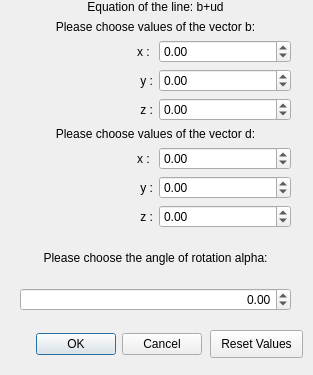
<?xml version="1.0" encoding="UTF-8"?>
<ui version="4.0">
 <class>Dialog</class>
 <widget class="QDialog" name="Dialog">
  <property name="geometry">
   <rect>
    <x>0</x>
    <y>0</y>
    <width>313</width>
    <height>375</height>
   </rect>
  </property>
  <property name="focusPolicy">
   <enum>Qt::NoFocus</enum>
  </property>
  <property name="windowTitle">
   <string>Parameters of the line</string>
  </property>
  <property name="locale">
   <locale language="English" country="UnitedKingdom"/>
  </property>
  <widget class="QWidget" name="gridLayoutWidget">
   <property name="geometry">
    <rect>
     <x>20</x>
     <y>0</y>
     <width>271</width>
     <height>311</height>
    </rect>
   </property>
   <layout class="QGridLayout" name="gridLayout">
    <item row="2" column="0">
     <layout class="QVBoxLayout" name="verticalLayout_3">
      <item>
       <widget class="QLabel" name="label_chooseD">
        <property name="text">
         <string>Please choose values of the vector d:</string>
        </property>
        <property name="alignment">
         <set>Qt::AlignCenter</set>
        </property>
       </widget>
      </item>
      <item>
       <layout class="QGridLayout" name="gridLayout_3">
        <item row="2" column="1">
         <widget class="QDoubleSpinBox" name="doubleSpinBox_z_d">
          <property name="alignment">
           <set>Qt::AlignLeading|Qt::AlignLeft|Qt::AlignVCenter</set>
          </property>
          <property name="minimum">
           <double>-99.989999999999995</double>
          </property>
          <property name="singleStep">
           <double>0.500000000000000</double>
          </property>
         </widget>
        </item>
        <item row="0" column="1">
         <widget class="QDoubleSpinBox" name="doubleSpinBox_x_d">
          <property name="alignment">
           <set>Qt::AlignLeading|Qt::AlignLeft|Qt::AlignVCenter</set>
          </property>
          <property name="minimum">
           <double>-99.989999999999995</double>
          </property>
          <property name="singleStep">
           <double>0.500000000000000</double>
          </property>
         </widget>
        </item>
        <item row="1" column="0">
         <widget class="QLabel" name="label_y_d">
          <property name="text">
           <string>y :</string>
          </property>
          <property name="alignment">
           <set>Qt::AlignRight|Qt::AlignTrailing|Qt::AlignVCenter</set>
          </property>
         </widget>
        </item>
        <item row="0" column="0">
         <widget class="QLabel" name="label_x_d">
          <property name="text">
           <string>x : </string>
          </property>
          <property name="alignment">
           <set>Qt::AlignRight|Qt::AlignTrailing|Qt::AlignVCenter</set>
          </property>
         </widget>
        </item>
        <item row="2" column="0">
         <widget class="QLabel" name="label_z_d">
          <property name="text">
           <string>z :</string>
          </property>
          <property name="alignment">
           <set>Qt::AlignRight|Qt::AlignTrailing|Qt::AlignVCenter</set>
          </property>
         </widget>
        </item>
        <item row="1" column="1">
         <widget class="QDoubleSpinBox" name="doubleSpinBox_y_d">
          <property name="alignment">
           <set>Qt::AlignLeading|Qt::AlignLeft|Qt::AlignVCenter</set>
          </property>
          <property name="minimum">
           <double>-99.989999999999995</double>
          </property>
          <property name="singleStep">
           <double>0.500000000000000</double>
          </property>
         </widget>
        </item>
       </layout>
      </item>
     </layout>
    </item>
    <item row="1" column="0">
     <layout class="QVBoxLayout" name="verticalLayout_2">
      <item>
       <widget class="QLabel" name="label_equation_general">
        <property name="text">
         <string>Equation of the line: b+ud</string>
        </property>
        <property name="alignment">
         <set>Qt::AlignCenter</set>
        </property>
       </widget>
      </item>
      <item>
       <widget class="QLabel" name="label_chooseB_2">
        <property name="text">
         <string>Please choose values of the vector b:</string>
        </property>
        <property name="alignment">
         <set>Qt::AlignCenter</set>
        </property>
       </widget>
      </item>
      <item>
       <layout class="QGridLayout" name="gridLayout_2">
        <item row="0" column="1">
         <widget class="QDoubleSpinBox" name="doubleSpinBox_x_b">
          <property name="alignment">
           <set>Qt::AlignLeading|Qt::AlignLeft|Qt::AlignVCenter</set>
          </property>
          <property name="minimum">
           <double>-99.989999999999995</double>
          </property>
          <property name="singleStep">
           <double>0.500000000000000</double>
          </property>
         </widget>
        </item>
        <item row="2" column="1">
         <widget class="QDoubleSpinBox" name="doubleSpinBox_z_b">
          <property name="alignment">
           <set>Qt::AlignLeading|Qt::AlignLeft|Qt::AlignVCenter</set>
          </property>
          <property name="minimum">
           <double>-99.989999999999995</double>
          </property>
          <property name="singleStep">
           <double>0.500000000000000</double>
          </property>
         </widget>
        </item>
        <item row="1" column="0">
         <widget class="QLabel" name="label_y_b_2">
          <property name="text">
           <string>y :</string>
          </property>
          <property name="alignment">
           <set>Qt::AlignRight|Qt::AlignTrailing|Qt::AlignVCenter</set>
          </property>
         </widget>
        </item>
        <item row="0" column="0">
         <widget class="QLabel" name="label_x_b_2">
          <property name="text">
           <string>x : </string>
          </property>
          <property name="alignment">
           <set>Qt::AlignRight|Qt::AlignTrailing|Qt::AlignVCenter</set>
          </property>
         </widget>
        </item>
        <item row="2" column="0">
         <widget class="QLabel" name="label_z_b_2">
          <property name="text">
           <string>z :</string>
          </property>
          <property name="alignment">
           <set>Qt::AlignRight|Qt::AlignTrailing|Qt::AlignVCenter</set>
          </property>
         </widget>
        </item>
        <item row="1" column="1">
         <widget class="QDoubleSpinBox" name="doubleSpinBox_y_b">
          <property name="alignment">
           <set>Qt::AlignLeading|Qt::AlignLeft|Qt::AlignVCenter</set>
          </property>
          <property name="minimum">
           <double>-99.989999999999995</double>
          </property>
          <property name="singleStep">
           <double>0.500000000000000</double>
          </property>
         </widget>
        </item>
       </layout>
      </item>
     </layout>
    </item>
    <item row="3" column="0">
     <layout class="QVBoxLayout" name="verticalLayout">
      <item>
       <layout class="QVBoxLayout" name="verticalLayout_4">
        <item>
         <widget class="QLabel" name="label">
          <property name="text">
           <string>Please choose the angle of rotation alpha:</string>
          </property>
          <property name="alignment">
           <set>Qt::AlignCenter</set>
          </property>
         </widget>
        </item>
        <item>
         <widget class="QDoubleSpinBox" name="doubleSpinBox_value_alpha">
          <property name="alignment">
           <set>Qt::AlignRight|Qt::AlignTrailing|Qt::AlignVCenter</set>
          </property>
          <property name="minimum">
           <double>-360.000000000000000</double>
          </property>
          <property name="maximum">
           <double>360.000000000000000</double>
          </property>
         </widget>
        </item>
       </layout>
      </item>
     </layout>
    </item>
   </layout>
  </widget>
  <widget class="QDialogButtonBox" name="buttonBox">
   <property name="geometry">
    <rect>
     <x>-50</x>
     <y>330</y>
     <width>252</width>
     <height>28</height>
    </rect>
   </property>
   <property name="locale">
    <locale language="English" country="UnitedKingdom"/>
   </property>
   <property name="orientation">
    <enum>Qt::Horizontal</enum>
   </property>
   <property name="standardButtons">
    <set>QDialogButtonBox::Cancel|QDialogButtonBox::Ok</set>
   </property>
  </widget>
  <widget class="QPushButton" name="pushButton">
   <property name="geometry">
    <rect>
     <x>210</x>
     <y>330</y>
     <width>93</width>
     <height>28</height>
    </rect>
   </property>
   <property name="text">
    <string>Reset Values</string>
   </property>
  </widget>
  <zorder>pushButton</zorder>
  <zorder>gridLayoutWidget</zorder>
  <zorder>buttonBox</zorder>
 </widget>
 <resources/>
 <connections>
  <connection>
   <sender>buttonBox</sender>
   <signal>accepted()</signal>
   <receiver>Dialog</receiver>
   <slot>accept()</slot>
   <hints>
    <hint type="sourcelabel">
     <x>248</x>
     <y>254</y>
    </hint>
    <hint type="destinationlabel">
     <x>157</x>
     <y>274</y>
    </hint>
   </hints>
  </connection>
  <connection>
   <sender>buttonBox</sender>
   <signal>rejected()</signal>
   <receiver>Dialog</receiver>
   <slot>reject()</slot>
   <hints>
    <hint type="sourcelabel">
     <x>316</x>
     <y>260</y>
    </hint>
    <hint type="destinationlabel">
     <x>286</x>
     <y>274</y>
    </hint>
   </hints>
  </connection>
 </connections>
</ui>
